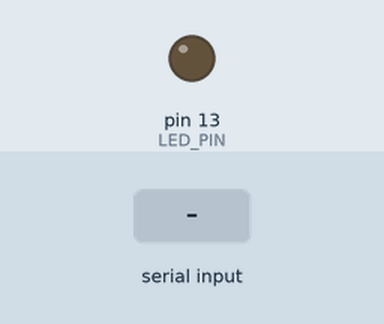
Simulated run of this sketch. Board: Arduino Uno, built with avr-gcc and run on an emulated ATmega328P. Parts: output pins drawn as LEDs (lit = HIGH). The inputs (shaded band) are chosen by the test bench.

Above: at 1.2 s.
1.3 s: byte 30 received over Serial
Timing chart, 0 to 4.3 s (numbered marks = the images above; inputs shaded):
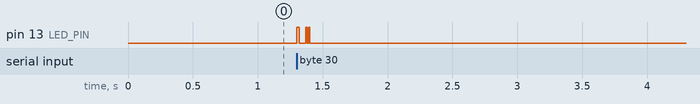

The sketch:

LEDFOTransmitter.ino
```cpp
#define LED_PIN 13
#define BIT_DURATION 10
#define SYNC_DURATION BIT_DURATION*2 // Longer duration for sync signal

void setup() {
  pinMode(LED_PIN, OUTPUT);
  Serial.begin(9600);
}

void loop() {
  if (Serial.available() > 0) {
    // Send sync signal
    digitalWrite(LED_PIN, HIGH);
    delay(SYNC_DURATION);
    digitalWrite(LED_PIN, LOW);
    delay(SYNC_DURATION);

    while (Serial.available() > 0) {
      char ch = Serial.read();
      int asciiValue = ch;

      bool lastState = LOW;
      digitalWrite(LED_PIN, lastState); // Start with LED OFF for reference

      for (int i = 7; i >= 0; i--) {
        bool bit = bitRead(asciiValue, i);
        bool newState = bit ? !lastState : lastState; // Toggle LED state on 1, keep on 0
        digitalWrite(LED_PIN, newState);
        lastState = newState;
        delay(BIT_DURATION);
      }
      digitalWrite(LED_PIN, LOW); // Ensure LED is OFF between characters
      delay(BIT_DURATION);
    }
  }
}
```

Measured:
- after the input at 1.3 s, pin 13 (LED_PIN): alternates HIGH for 0.01 s and LOW for 0.03 s, 6 changes in all, then stays LOW, starting at once
